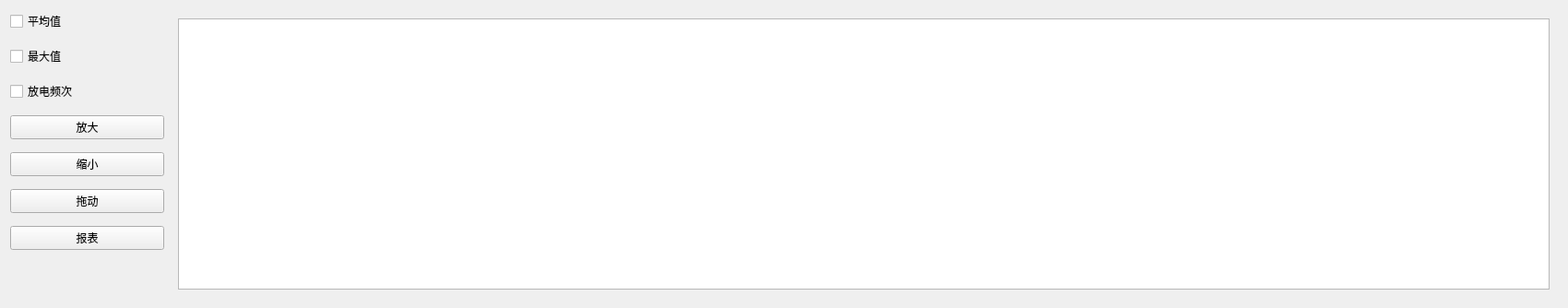
<?xml version="1.0" encoding="UTF-8"?>
<ui version="4.0">
 <class>ChartForm</class>
 <widget class="QWidget" name="ChartForm">
  <property name="geometry">
   <rect>
    <x>0</x>
    <y>0</y>
    <width>1700</width>
    <height>334</height>
   </rect>
  </property>
  <property name="minimumSize">
   <size>
    <width>1700</width>
    <height>334</height>
   </size>
  </property>
  <property name="windowTitle">
   <string>Form</string>
  </property>
  <layout class="QHBoxLayout" name="horizontalLayout" stretch="1,9">
   <item>
    <layout class="QVBoxLayout" name="verticalLayout">
     <property name="spacing">
      <number>14</number>
     </property>
     <item>
      <widget class="QCheckBox" name="avgBox">
       <property name="text">
        <string>平均值</string>
       </property>
      </widget>
     </item>
     <item>
      <widget class="QCheckBox" name="maxBox">
       <property name="text">
        <string>最大值</string>
       </property>
      </widget>
     </item>
     <item>
      <widget class="QCheckBox" name="chargeBox">
       <property name="text">
        <string>放电频次</string>
       </property>
      </widget>
     </item>
     <item>
      <widget class="QPushButton" name="maxButton">
       <property name="text">
        <string>放大</string>
       </property>
      </widget>
     </item>
     <item>
      <widget class="QPushButton" name="minButton">
       <property name="text">
        <string>缩小</string>
       </property>
      </widget>
     </item>
     <item>
      <widget class="QPushButton" name="moveButton">
       <property name="text">
        <string>拖动</string>
       </property>
      </widget>
     </item>
     <item>
      <widget class="QPushButton" name="reportButton">
       <property name="text">
        <string>报表</string>
       </property>
      </widget>
     </item>
     <item>
      <spacer name="verticalSpacer">
       <property name="orientation">
        <enum>Qt::Vertical</enum>
       </property>
       <property name="sizeHint" stdset="0">
        <size>
         <width>20</width>
         <height>40</height>
        </size>
       </property>
      </spacer>
     </item>
    </layout>
   </item>
   <item>
    <widget class="QWidget" name="widget" native="true">
     <layout class="QHBoxLayout" name="horizontalLayout_2">
      <item>
       <widget class="QChartView" name="chartView"/>
      </item>
     </layout>
    </widget>
   </item>
  </layout>
 </widget>
 <customwidgets>
  <customwidget>
   <class>QChartView</class>
   <extends>QGraphicsView</extends>
   <header>qchartview.h</header>
  </customwidget>
 </customwidgets>
 <resources/>
 <connections/>
</ui>
